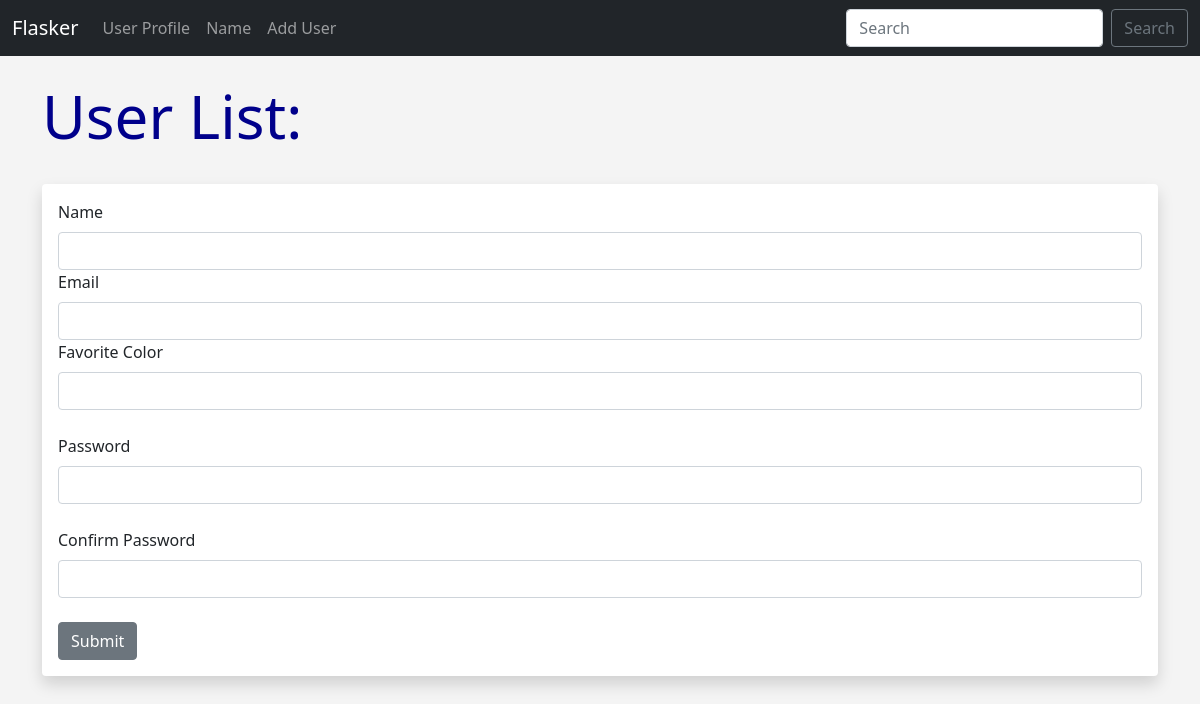
The page /user/add on the database as committed earlier.
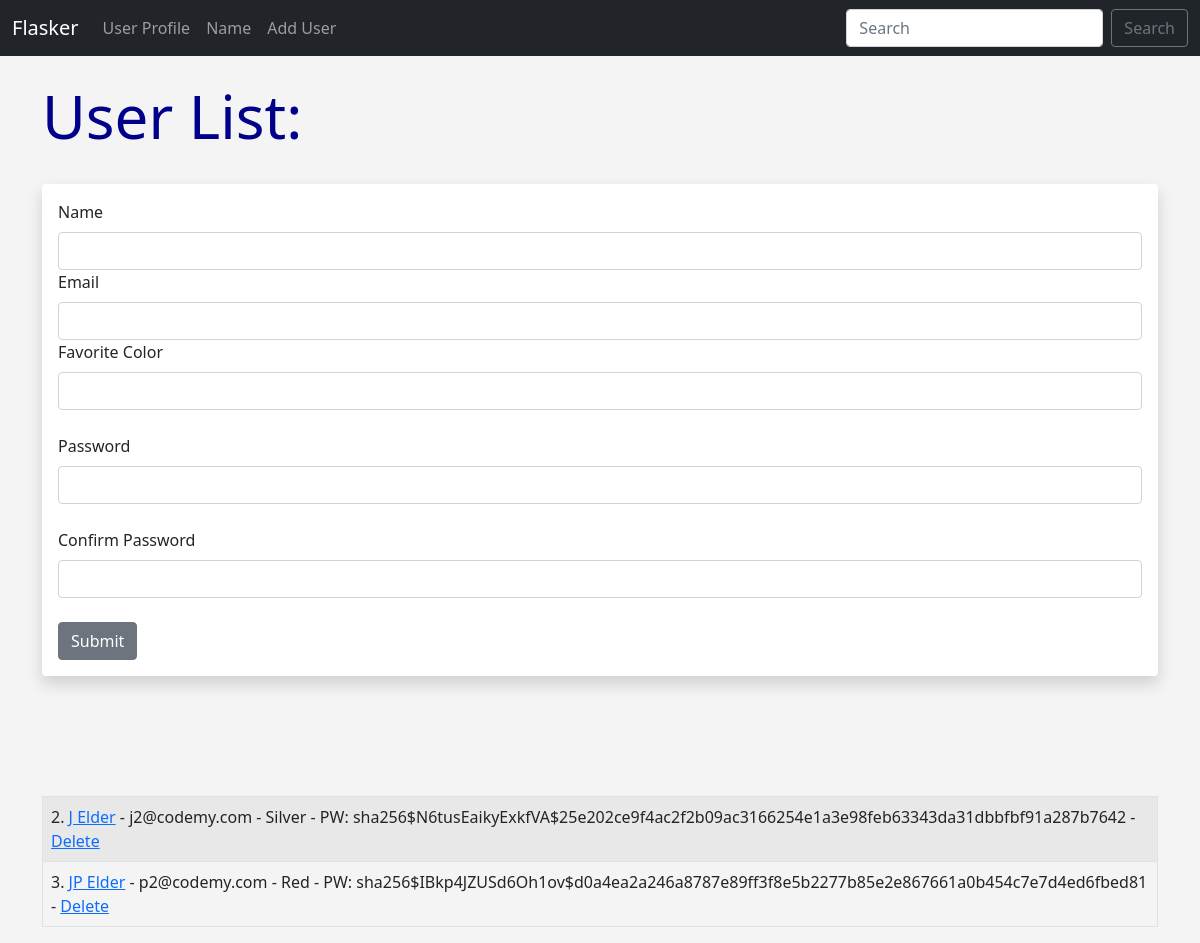
The same page on the database as committed later.
### app.py (models this page shows, shortened)
class Users(db.Model):
    id = db.Column(db.Integer, primary_key=True)
    name = db.Column(db.String(100), nullable=False)
    email = db.Column(db.String(120), nullable=False, unique=True)
    favorite_color = db.Column(db.String(120))
    date_added = db.Column(db.DateTime, default=datetime.utcnow)
    password_hash = db.Column(db.String(128))
    @property
    def password(self):
        raise AttributeError('Password is not a readable attribute!')

### app.py (the view, shortened to what this page needs)
@app.route('/user/add', methods=['GET', 'POST'])
def add_user():
    name = None
    form = UserForm()
    our_users = Users.query.order_by(Users.date_added)
    return render_template("add_user.html", form=form, name=name, our_users=our_users)

### app.py
class UserForm(FlaskForm):
    name = StringField("Name", validators=[DataRequired()])
    email = StringField("Email", validators=[DataRequired()])
    favorite_color = StringField("Favorite Color")
    password_hash = PasswordField('Password', validators=[DataRequired(), EqualTo('password_hash2', message='Passwords Must Match!')])
    password_hash2 = PasswordField('Confirm Password', validators=[DataRequired()])
    submit = SubmitField("Submit")

### templates/add_user.html (shortened to what this page needs)
{% extends 'base.html' %}
{% block content %}
{% if name %}
    <h1>User Added!</h1>
    <br>
    <table class="table table-striped table-hover table-bordered">
        {% for our_user in our_users %}
        <tr>
            <td>{{ our_user.id}}. <a href="{{url_for('update', id=our_user.id)}}">{{ our_user.name }}</a> - {{ our_user.email }} - {{ our_user.favorite_color }} - <a href="{{url_for('delete', id=our_user.id)}}">Delete</a></td>
        </tr>
        {% endfor %}
    </table>
    {% else %}
    <h1>User List:</h1>
    <br>
    <div class="shadow p-3 mb-5 bg-body rounded">
    <form method="POST">
        {{ form.name.label(class="form-label") }}
        {{ form.name(class="form-control") }}
        {{ form.email.label(class="form-label") }}
        {{ form.email(class="form-control") }}
        {{ form.favorite_color.label(class="form-label") }}
        {{ form.favorite_color(class="form-control") }}
        <br>
        {{ form.password_hash.label(class="form-label") }}
        {{ form.password_hash(class="form-control") }}
        <br>
        {{ form.password_hash2.label(class="form-label") }}
        {{ form.password_hash2(class="form-control") }}
        <br>
        {{ form.submit(class="btn btn-secondary") }}
    </form>
    </div>
    <br><br><br>
    <table class="table table-striped table-hover table-bordered">
        {% for our_user in our_users %}
        <tr>
            <td>{{ our_user.id }}. <a href="{{url_for('update', id=our_user.id)}}">{{ our_user.name }}</a> - {{ our_user.email }} - {{ our_user.favorite_color }} - PW: {{ our_user.password_hash }} - <a href="{{url_for('delete', id=our_user.id)}}">Delete</a></td>
        </tr>
        {% endfor %}
    </table>
{% endif%}
{% endblock %}

### templates/base.html (shortened to what this page needs)
<!doctype html>
<html lang="en">
  <head>
    <link href="https://cdn.jsdelivr.net/npm/bootstrap@5.1.3/dist/css/bootstrap.min.css" rel="stylesheet">
    <link href="{{url_for('static', filename='css/style.css')}}" rel="stylesheet">
  </head>
  <body>
      {% include 'navbar.html' %}
        <br>
        <div class="container">
            {% block content %}
            {% endblock %}
        </div>
  </body>
</html>

### templates/navbar.html (shortened to what this page needs)
<nav class="navbar navbar-expand-lg navbar-dark bg-dark">
    <div class="container-fluid">
      <a class="navbar-brand" href="{{url_for('index')}}">Flasker</a>
      <div class="collapse navbar-collapse" id="navbarSupportedContent">
        <ul class="navbar-nav me-auto mb-2 mb-lg-0">
          <li class="nav-item">
            <a class="nav-link" href="{{url_for('user', name='john')}}">User Profile</a>
          </li>
          <li class="nav-item">
            <a class="nav-link" href="{{url_for('name')}}">Name</a>
          </li>
          <li class="nav-item">
            <a class="nav-link" href="{{url_for('add_user')}}">Add User</a>
          </li>
        </ul>
        <form class="d-flex">
          <input class="form-control me-2" type="search" placeholder="Search" aria-label="Search">
          <button class="btn btn-outline-secondary" type="submit">Search</button>
        </form>
      </div>
    </div>
  </nav>

### static/css/style.css (style rules this page uses)
h1 { color: darkblue; font-size: 60px; }
body { background: #f4f4f4; }

Rows that differ between the two databases and show on the page:
added Users: id "2", name "J Elder", email "j2@codemy.com", favorite_color "Silver", password_hash "sha256$N6tusEaikyExkfVA$25e202ce9f4ac2f2b09ac3166254e1a3e98feb63343da31dbbfbf91a287b7642"
added Users: id "3", name "JP Elder", email "p2@codemy.com", favorite_color "Red", password_hash "sha256$IBkp4JZUSd6Oh1ov$d0a4ea2a246a8787e89ff3f8e5b2277b85e2e867661a0b454c7e7d4ed6fbed81"
